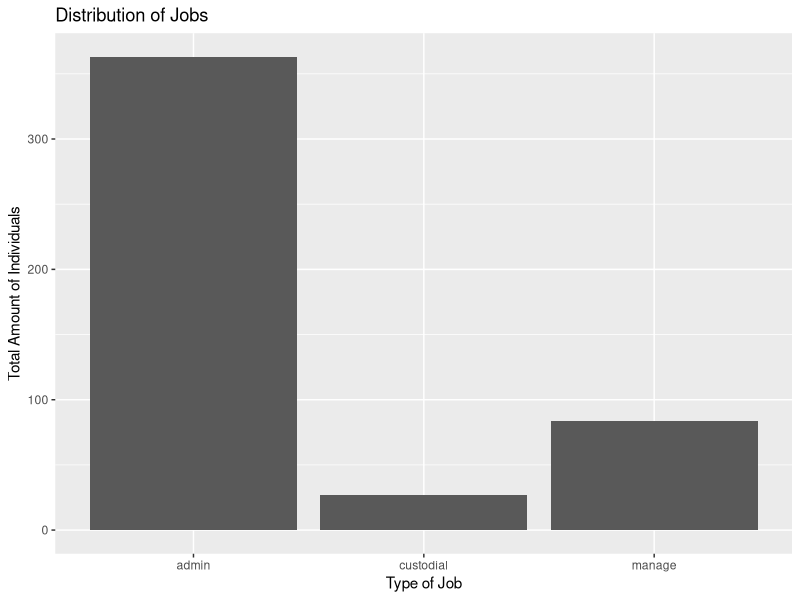
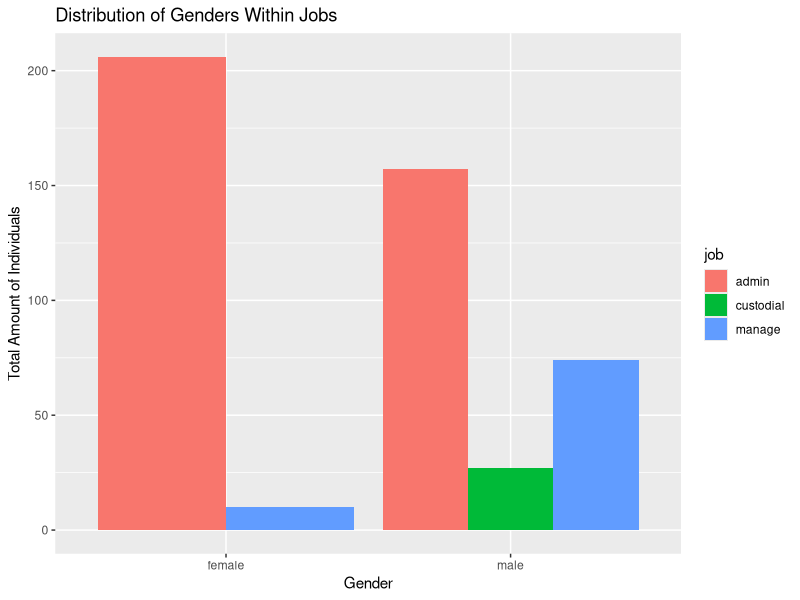
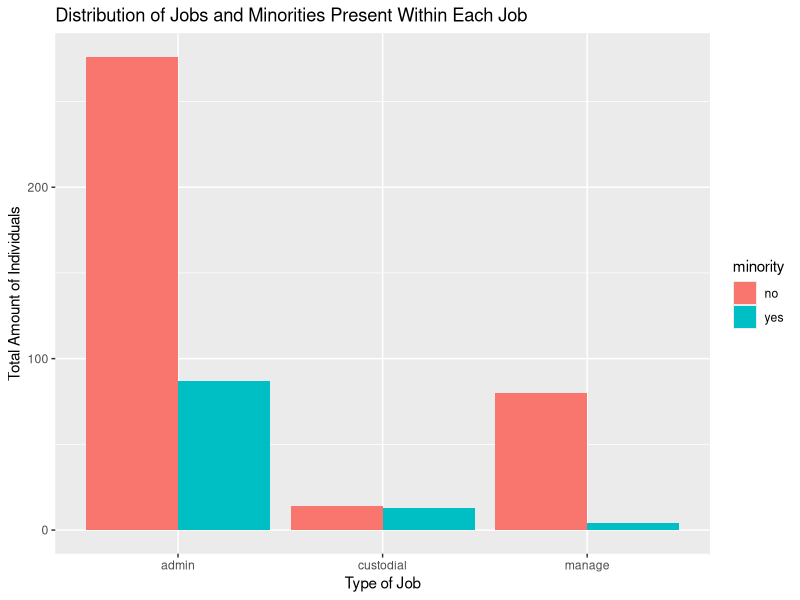

Reproduce these figures in R, in order.
# Module # 9: Visualizations in R

# Setting work directory and installing/loading ggplot2
setwd("C:/Users/force/OneDrive/Desktop/R Programming")
#install.packages("ggplot2)
library(ggplot2)

# Reading in BankWages.csv, then removing column 1 and changing
# job, gender, and minority as factor variables.
data.df <- read.csv("BankWages.csv")
data.df <- data.df[-(1)]
data.df$job <- as.factor(data.df$job)
data.df$gender <- as.factor(data.df$gender)
data.df$minority <- as.factor(data.df$minority)

#Creating plots

# Plot 1 looks at the distribution of types of jobs in the dataset.
plot1 <- ggplot(data.df, aes(x = job)) + geom_bar() +
  ggtitle("Distribution of Jobs") + xlab("Type of Job") +
  ylab("Total Amount of Individuals")

plot1

# Plot 2 looks at the total amount of males and females that have one of the
# three main jobs in this dataset.
plot2 <- ggplot(data.df, aes(gender, after_stat(count))) +
  geom_bar(aes(fill = job), position = "dodge") +
  ggtitle("Distribution of Genders Within Jobs") +
  xlab("Gender") + ylab("Total Amount of Individuals")

plot2

# Plot 3 looks at the the distribution of jobs, but also looks into whether
# some individuals within these jobs might be considered a minority group or not.
plot3 <- ggplot(data.df, aes(job, after_stat(count))) +
  geom_bar(aes(fill = minority), position = "dodge") + 
  ggtitle("Distribution of Jobs and Minorities Present Within Each Job") +
  xlab("Type of Job") + ylab("Total Amount of Individuals")

plot3
